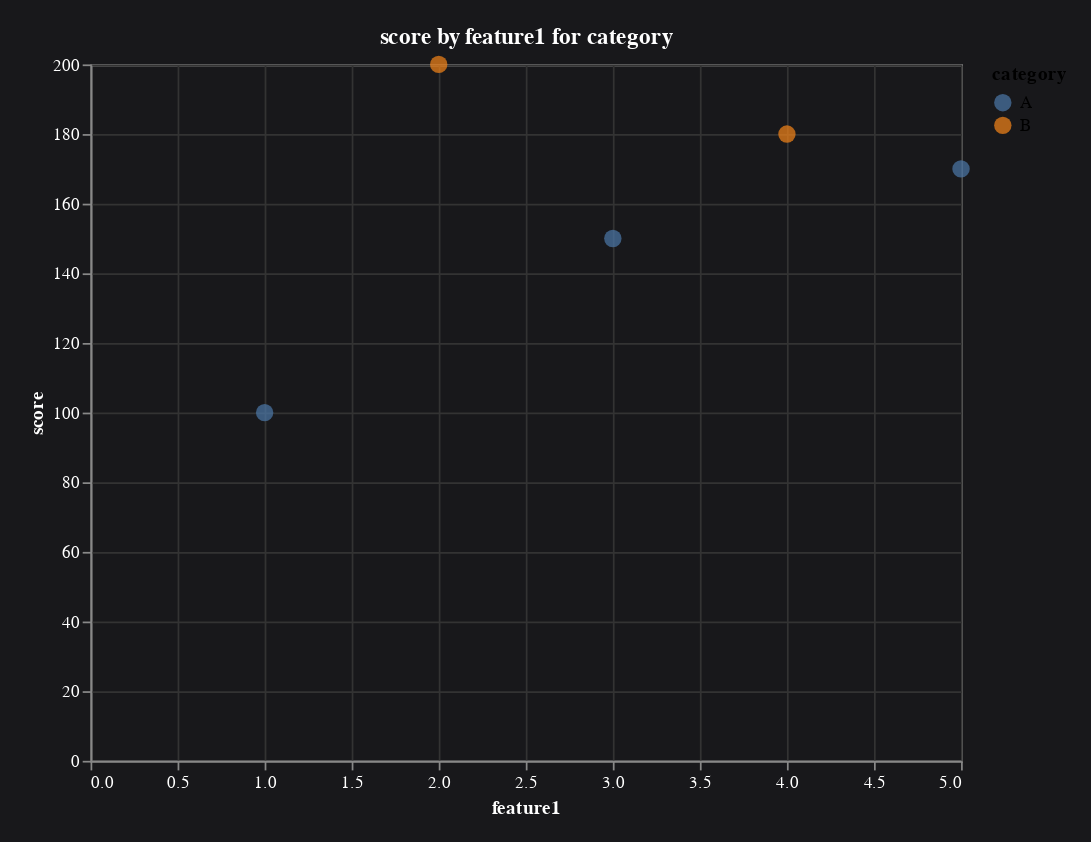

Write notebook code for a chart like this one.
### Code cell
# Example usage
chart1 = chart(df, x="feature1", y="score", target="category")
chart1.display()

### Figure 1 — Vega-Lite specification as saved in the notebook (floating-point values rounded to 4 significant figures)
{"config": {"view": {"continuousWidth": 300, "continuousHeight": 300}, "axis": {"gridColor": "#333", "labelColor": "white", "titleColor": "white"}, "title": {"color": "white"}}, "data": {"name": "data-904ed6790c1d32fd3d21afaa06fb671c"}, "mark": {"type": "circle", "size": 100}, "background": "#18181b", "encoding": {"color": {"field": "category", "type": "nominal"}, "tooltip": [{"field": "feature1", "type": "quantitative"}, {"field": "score", "type": "quantitative"}, {"field": "category", "type": "nominal"}], "x": {"field": "feature1", "type": "quantitative"}, "y": {"field": "score", "type": "quantitative"}}, "height": 400, "padding": 15, "title": "score by feature1 for category", "width": 500, "$schema": "https://vega.github.io/schema/vega-lite/v5.20.1.json", "datasets": {"data-904ed6790c1d32fd3d21afaa06fb671c": [{"feature1": 1, "feature2": 10, "category": "A", "score": 100}, {"feature1": 2, "feature2": 20, "category": "B", "score": 200}, {"feature1": 3, "feature2": 30, "category": "A", "score": 150}, {"feature1": 4, "feature2": 40, "category": "B", "score": 180}, {"feature1": 5, "feature2": 50, "category": "A", "score": 170}]}}
